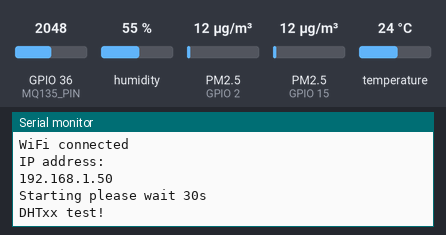
The sketch below on a simulated ESP32. Shown: the last lines printed to the serial monitor. Wiring (inferred from the names in the program): 2 × dust sensor: data GPIO 15 / data GPIO 2. The inputs (shaded band) are chosen by the test bench; at power-on: GPIO 36 (MQ135_PIN) = 2048, humidity 55 %, temperature 24 °C, PM2.5 (sensors on GPIO 2, GPIO 15) 12 µg/m³. WiFi joins after 1.5 s; servers stay silent unless stated; random numbers use the default seed unless the sketch sets one; no MQTT or app messages arrive unless stated.

Above: at 2.8 s.
2.9 s: GPIO 36 (MQ135_PIN) set to 960
At 5.3 s:
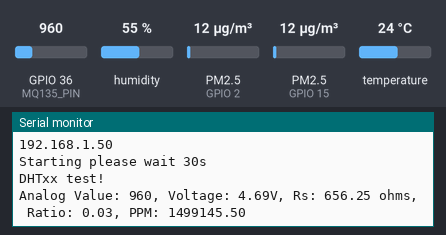
9.5 s: GPIO 36 (MQ135_PIN) set to 1040
At 12.8 s:
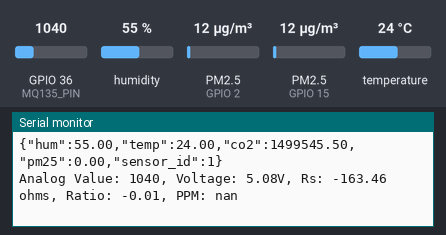
16.1 s: GPIO 36 (MQ135_PIN) set to 122
At 22.0 s:
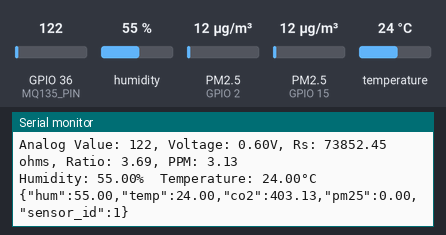
29.3 s: humidity set to 22 %
At 32.6 s:
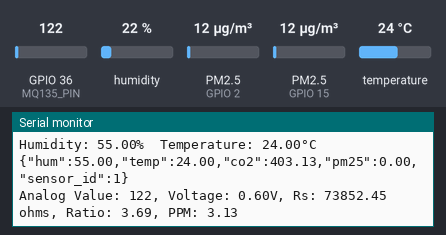
39.5 s: temperature set to 12 °C
At 40.4 s:
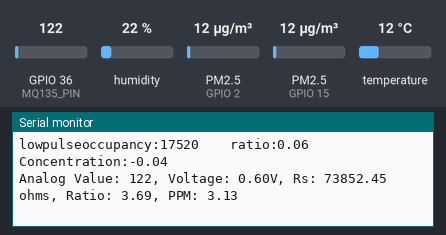
41.0 s: humidity set to 40 %
At 41.8 s:
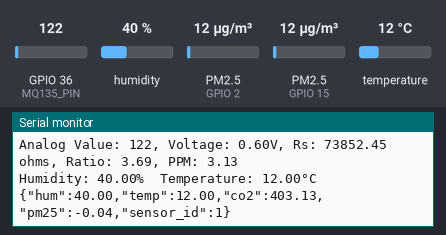
Timing chart, 0 to 43.5 s (numbered marks = the images above; inputs shaded):
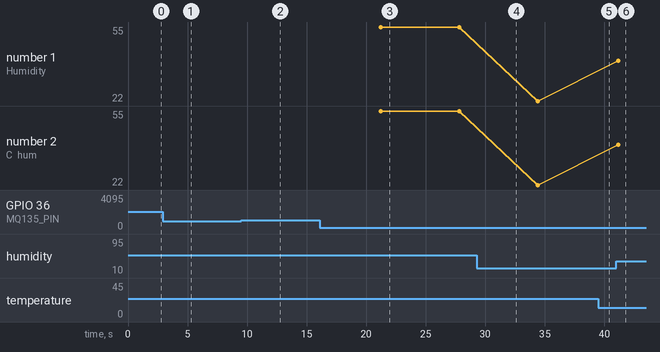

The sketch:

new_project_2.ino
```cpp
// 2.0
#include <WiFi.h>
#include <PubSubClient.h>
#include <ArduinoJson.h>
#include <ArduinoJson.hpp>
//-------------DSM501A--------------
#include<string.h>
#define PM1PIN 15//DSM501A input D6 on ESP8266
#define PM25PIN 2
byte buff[2];
unsigned long durationPM1;
unsigned long durationPM25;
unsigned long starttime;
unsigned long endtime;
unsigned long sampletime_ms = 30000;
unsigned long lowpulseoccupancyPM1 = 0;
unsigned long lowpulseoccupancyPM25 = 0;
int i=0;
float conPM1;
float conPM25;
//-----------DSM501A--------------
//---------mq 135--------
const int MQ135_PIN = 36;    // Analog input pin for the MQ135 sensor
const float V_REF = 5.0;     // Reference voltage
const int RL = 10000;        // Load resistance in ohms (typically 10kΩ)
const float R0 = 20000.0;    // Sensor resistance in clean air (20kΩ, adjust as needed)
const int ididid = 1; //id to put in json

// Function to calculate ppm from Rs/R0 ratio (example for CO2)
float getPPM(float ratio) {
    // Assuming the ratio-ppm relationship from the MQ135 datasheet (for CO2)
    // You might need to adjust this based on the specific gas and your sensor calibration
    return 116.6020682 * pow(ratio, -2.769034857);
}
//---------mq 135--------

//----------dht---------
#include "DHT.h"

#define DHTPIN 33    // Digital pin connected to the DHT sensor
// Feather HUZZAH ESP8266 note: use pins 3, 4, 5, 12, 13 or 14 --
// Pin 15 can work but DHT must be disconnected during program upload.

// Uncomment whatever type you're using!
//#define DHTTYPE DHT11   // DHT 11
#define DHTTYPE DHT22   // DHT 22  (AM2302), AM2321
//#define DHTTYPE DHT21   // DHT 21 (AM2301)

// Connect pin 1 (on the left) of the sensor to +5V
// NOTE: If using a board with 3.3V logic like an Arduino Due connect pin 1
// to 3.3V instead of 5V!
// Connect pin 2 of the sensor to whatever your DHTPIN is
// Connect pin 4 (on the right) of the sensor to GROUND
// Connect a 10K resistor from pin 2 (data) to pin 1 (power) of the sensor

// Initialize DHT sensor.
// Note that older versions of this library took an optional third parameter to
// tweak the timings for faster processors.  This parameter is no longer needed
// as the current DHT reading algorithm adjusts itself to work on faster procs.
DHT dht(DHTPIN, DHTTYPE);
//----------dht---------

//const char* ssid = "Pr. Tabarak";
const char* ssid = "Yousif S10+";
//const char* ssid = "Sheep24";
const char* password = "1290qwop";
const char* mqtt_server = "2.tcp.eu.ngrok.io";
const int mqtt_port = 14249;

WiFiClient espClient;
PubSubClient client(espClient);

unsigned long lastMsg = 0;
int h;
int t;
void setup() {
  delay(100);
  Serial.begin(9600);
  while (!Serial);


  // We start by connecting to a WiFi network
  Serial.println();
  Serial.print("Connecting to ");
  Serial.println(ssid);

  WiFi.begin(ssid, password);

  while (WiFi.status() != WL_CONNECTED) {
    delay(500);
    Serial.print(".");
  }

  Serial.println("");
  Serial.println("WiFi connected");
  Serial.println("IP address: ");
  Serial.println(WiFi.localIP());

  // Set server and port
  client.setServer(mqtt_server, mqtt_port);
//--------DSM501A-------
Serial.println("Starting please wait 30s");
  pinMode(PM1PIN,INPUT);
  pinMode(PM25PIN,INPUT);
  pinMode(36,INPUT);
  starttime = millis();
//---------DSM501A------------

//----------mq 135---------------

//---------dht------------
Serial.println(F("DHTxx test!"));

  dht.begin();
//---------------dht----------------


}
//------------DSM501A-------------
float calculateConcentration(long lowpulseInMicroSeconds, long durationinSeconds){

  float ratio = (lowpulseInMicroSeconds/1000000.0)/30.0*100.0; //Calculate the ratio
  float concentration = 0.001915 * pow(ratio,2) + 0.09522 * ratio - 0.04884;//Calculate the mg/m3
  Serial.print("lowpulseoccupancy:");
  Serial.print(lowpulseInMicroSeconds);
  Serial.print("    ratio:");
  Serial.print(ratio);
  Serial.print("    Concentration:");
  Serial.println(concentration);
  return concentration;
}
//---------------DSM501A-------------
void loop() {
delay(3000);//----------------################-delay-###################---------------
//---------------DSM501A----------
  durationPM1 = pulseIn(PM1PIN, LOW);
  durationPM25 = pulseIn(PM25PIN, LOW);

  lowpulseoccupancyPM1 += durationPM1;
  lowpulseoccupancyPM25 += durationPM25;

  endtime = millis();
  if ((endtime-starttime) > sampletime_ms) //Only after 30s has passed we calcualte the ratio
  {
    /*
    ratio1 = (lowpulseoccupancy/1000000.0)/30.0*100.0; //Calculate the ratio
    Serial.print("ratio1: ");
    Serial.println(ratio1);

    concentration = 0.001915 * pow(ratio1,2) + 0.09522 * ratio1 - 0.04884;//Calculate the mg/m3
    */
    conPM1 = calculateConcentration(lowpulseoccupancyPM1,30);
    conPM25 = calculateConcentration(lowpulseoccupancyPM25,30);
//    Serial.print("PM1 ");
//    Serial.print(conPM1);
//    Serial.print("  PM25 ");
//    Serial.println(conPM25);
    lowpulseoccupancyPM1 = 0;
    lowpulseoccupancyPM25 = 0;
    starttime = millis();
  }
//-----------DSM501A-------------

//----------mq 135-------
   int analogValue = analogRead(MQ135_PIN);  // Read the analog value from the sensor
    float Vout = (analogValue / 1023.0) * V_REF;  // Convert analog value to voltage

    // Calculate Rs (sensor resistance)
    float Rs = RL * (V_REF / Vout - 1.0);

    // Calculate Rs/R0 ratio
    float ratio = Rs / R0;

    // Calculate ppm (for CO2 in this example)
    float ppm = getPPM(ratio);

    // Print the results
    Serial.print("Analog Value: ");
    Serial.print(analogValue);
    Serial.print(", Voltage: ");
    Serial.print(Vout);
    Serial.print("V, Rs: ");
    Serial.print(Rs);
    Serial.print(" ohms, Ratio: ");
    Serial.print(ratio);
    Serial.print(", PPM: ");
    Serial.println(ppm);

    delay(1000);  // Wait for a second before taking the next reading
//-------------mq 135------------

//----------dht-----------
 delay(2000);

  // Reading temperature or humidity takes about 250 milliseconds!
  // Sensor readings may also be up to 2 seconds 'old' (its a very slow sensor)
  float h = dht.readHumidity();
  // Read temperature as Celsius (the default)
  float t = dht.readTemperature();
  // Read temperature as Fahrenheit (isFahrenheit = true)

  // Check if any reads failed and exit early (to try again).
  int f = 10;
  if (isnan(h) || isnan(t) || isnan(f)) {
    Serial.println(F("Failed to read from DHT sensor!"));
    return;
  }


  Serial.print(F("Humidity: "));
  Serial.print(h);
  Serial.print(F("%  Temperature: "));
  Serial.print(t);
  Serial.print(F("°C "));

//----------dht-----------

  if (!client.connected()) {
    reconnect();
  }

  StaticJsonDocument<80> doc;
  char output[160];

  long now = millis();
  if (now - lastMsg > 1000) {
    lastMsg = now;

    //dht

    //-------------
      String tempstr = "{\"hum\":" + String(h) + ",\"temp\":" + String(t) + ",\"co2\":" + String(ppm + 400) + ",\"pm25\":" + String(conPM25) + ",\"sensor_id\":" + String(ididid) + "}";

strncpy(output, tempstr.c_str(), sizeof(output) - 1);

  // Ensure the char array is null-terminated
  output[sizeof(output) - 1] = '\0';
    //--------------
    Serial.println(output);
    delay(200);
    client.publish("test", output);
  }

  client.loop();
}

void reconnect() {
  // Loop until we're reconnected
  while (!client.connected()) {
    Serial.print("Attempting MQTT connection...");
    // Create a random client ID
    String clientId = "ESP32Client-";
    clientId += String(random(0xffff), HEX);
    // Attempt to connect
    if (client.connect(clientId.c_str())) {
      Serial.println("connected");
      // Subscribe to a topic if needed
      // client.subscribe("aswarme");
    } else {
      Serial.print("failed, rc=");
      Serial.print(client.state());
      delay(5000);
    }
  }
}
```

Measured:
- after the input at 2.9 s, the serial monitor: prints a new line after 2.1 s (image 1)
- after the input at 9.5 s, the serial monitor: prints a new line after 2.1 s (image 2)
- after the input at 16.1 s, the serial monitor: prints a new line after 2.1 s (image 3)
- after the input at 41.0 s, the serial monitor: prints a new line after 0.15 s (image 6)
- plotted number 1: 55 → 22 after the input at 29.3 s, 22 → 40 after the input at 41.0 s
- plotted number 2: 55 → 22 after the input at 29.3 s, 22 → 40 after the input at 41.0 s
